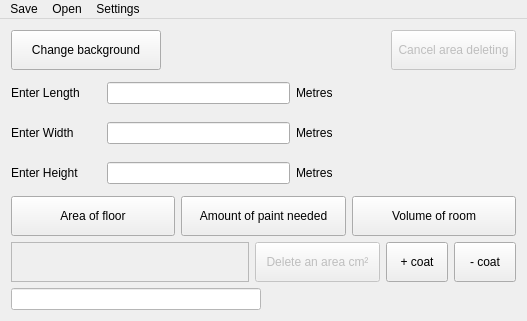
<?xml version="1.0" encoding="UTF-8"?>
<ui version="4.0">
 <class>RoomDimensionsGUI</class>
 <widget class="QMainWindow" name="RoomDimensionsGUI">
  <property name="enabled">
   <bool>true</bool>
  </property>
  <property name="geometry">
   <rect>
    <x>0</x>
    <y>0</y>
    <width>527</width>
    <height>321</height>
   </rect>
  </property>
  <property name="sizePolicy">
   <sizepolicy hsizetype="Preferred" vsizetype="Preferred">
    <horstretch>0</horstretch>
    <verstretch>0</verstretch>
   </sizepolicy>
  </property>
  <property name="minimumSize">
   <size>
    <width>470</width>
    <height>0</height>
   </size>
  </property>
  <property name="maximumSize">
   <size>
    <width>16777215</width>
    <height>16777215</height>
   </size>
  </property>
  <property name="windowTitle">
   <string>Room Calculator</string>
  </property>
  <property name="windowIcon">
   <iconset>
    <normaloff>../../Desktop/RoomDimensions/softwareChallengeICON.ico</normaloff>../../Desktop/RoomDimensions/softwareChallengeICON.ico</iconset>
  </property>
  <property name="autoFillBackground">
   <bool>true</bool>
  </property>
  <property name="styleSheet">
   <string notr="true"/>
  </property>
  <property name="tabShape">
   <enum>QTabWidget::Rounded</enum>
  </property>
  <widget class="QWidget" name="centralWidget">
   <layout class="QVBoxLayout" name="verticalLayout">
    <item>
     <layout class="QHBoxLayout" name="horizontalLayout_6">
      <item>
       <widget class="QPushButton" name="pushButton_background_colour">
        <property name="minimumSize">
         <size>
          <width>150</width>
          <height>40</height>
         </size>
        </property>
        <property name="text">
         <string>Change background</string>
        </property>
       </widget>
      </item>
      <item>
       <spacer name="horizontalSpacer_4">
        <property name="orientation">
         <enum>Qt::Horizontal</enum>
        </property>
        <property name="sizeHint" stdset="0">
         <size>
          <width>40</width>
          <height>20</height>
         </size>
        </property>
       </spacer>
      </item>
      <item>
       <widget class="QPushButton" name="pushButton_cancel_delete">
        <property name="enabled">
         <bool>false</bool>
        </property>
        <property name="minimumSize">
         <size>
          <width>125</width>
          <height>40</height>
         </size>
        </property>
        <property name="text">
         <string>Cancel area deleting</string>
        </property>
       </widget>
      </item>
     </layout>
    </item>
    <item>
     <layout class="QHBoxLayout" name="horizontalLayout_2">
      <item>
       <widget class="QLabel" name="label_Enter_length">
        <property name="minimumSize">
         <size>
          <width>90</width>
          <height>0</height>
         </size>
        </property>
        <property name="styleSheet">
         <string notr="true">font: 11pt &quot;Arial&quot;;

</string>
        </property>
        <property name="text">
         <string>Enter Length</string>
        </property>
       </widget>
      </item>
      <item>
       <widget class="QLineEdit" name="line_Edit_Length">
        <property name="autoFillBackground">
         <bool>false</bool>
        </property>
        <property name="styleSheet">
         <string notr="true"/>
        </property>
        <property name="inputMethodHints">
         <set>Qt::ImhDigitsOnly</set>
        </property>
        <property name="maxLength">
         <number>10</number>
        </property>
        <property name="echoMode">
         <enum>QLineEdit::Normal</enum>
        </property>
       </widget>
      </item>
      <item>
       <widget class="QLabel" name="label_Metres">
        <property name="text">
         <string>Metres</string>
        </property>
       </widget>
      </item>
      <item>
       <spacer name="horizontalSpacer">
        <property name="orientation">
         <enum>Qt::Horizontal</enum>
        </property>
        <property name="sizeHint" stdset="0">
         <size>
          <width>40</width>
          <height>20</height>
         </size>
        </property>
       </spacer>
      </item>
     </layout>
    </item>
    <item>
     <layout class="QHBoxLayout" name="horizontalLayout_3">
      <item>
       <widget class="QLabel" name="label_Enter_Width">
        <property name="minimumSize">
         <size>
          <width>90</width>
          <height>0</height>
         </size>
        </property>
        <property name="styleSheet">
         <string notr="true">font: 11pt &quot;Arial&quot;;</string>
        </property>
        <property name="text">
         <string>Enter Width</string>
        </property>
       </widget>
      </item>
      <item>
       <widget class="QLineEdit" name="line_Edit_Width">
        <property name="styleSheet">
         <string notr="true"/>
        </property>
        <property name="inputMethodHints">
         <set>Qt::ImhDigitsOnly</set>
        </property>
        <property name="maxLength">
         <number>10</number>
        </property>
       </widget>
      </item>
      <item>
       <widget class="QLabel" name="label_Metres2">
        <property name="text">
         <string>Metres</string>
        </property>
       </widget>
      </item>
      <item>
       <spacer name="horizontalSpacer_2">
        <property name="orientation">
         <enum>Qt::Horizontal</enum>
        </property>
        <property name="sizeHint" stdset="0">
         <size>
          <width>40</width>
          <height>20</height>
         </size>
        </property>
       </spacer>
      </item>
     </layout>
    </item>
    <item>
     <layout class="QHBoxLayout" name="horizontalLayout_4">
      <item>
       <widget class="QLabel" name="label_Enter_Depth">
        <property name="minimumSize">
         <size>
          <width>90</width>
          <height>0</height>
         </size>
        </property>
        <property name="styleSheet">
         <string notr="true">font: 11pt &quot;Arial&quot;;</string>
        </property>
        <property name="text">
         <string>Enter Height</string>
        </property>
       </widget>
      </item>
      <item>
       <widget class="QLineEdit" name="line_Edit_Depth">
        <property name="styleSheet">
         <string notr="true"/>
        </property>
        <property name="inputMethodHints">
         <set>Qt::ImhDigitsOnly</set>
        </property>
        <property name="maxLength">
         <number>10</number>
        </property>
       </widget>
      </item>
      <item>
       <widget class="QLabel" name="label_Metres3">
        <property name="text">
         <string>Metres</string>
        </property>
       </widget>
      </item>
      <item>
       <spacer name="horizontalSpacer_3">
        <property name="orientation">
         <enum>Qt::Horizontal</enum>
        </property>
        <property name="sizeHint" stdset="0">
         <size>
          <width>40</width>
          <height>20</height>
         </size>
        </property>
       </spacer>
      </item>
     </layout>
    </item>
    <item>
     <layout class="QHBoxLayout" name="horizontalLayout">
      <item>
       <widget class="QPushButton" name="pushButton_area">
        <property name="minimumSize">
         <size>
          <width>125</width>
          <height>40</height>
         </size>
        </property>
        <property name="text">
         <string>Area of floor</string>
        </property>
       </widget>
      </item>
      <item>
       <widget class="QPushButton" name="pushButton_paint">
        <property name="minimumSize">
         <size>
          <width>125</width>
          <height>40</height>
         </size>
        </property>
        <property name="text">
         <string>Amount of paint needed</string>
        </property>
       </widget>
      </item>
      <item>
       <widget class="QPushButton" name="pushButton_volume">
        <property name="minimumSize">
         <size>
          <width>125</width>
          <height>40</height>
         </size>
        </property>
        <property name="text">
         <string>Volume of room</string>
        </property>
       </widget>
      </item>
     </layout>
    </item>
    <item>
     <layout class="QHBoxLayout" name="horizontalLayout_7">
      <property name="sizeConstraint">
       <enum>QLayout::SetDefaultConstraint</enum>
      </property>
      <item>
       <widget class="QTextEdit" name="lineEdit_warning">
        <property name="enabled">
         <bool>false</bool>
        </property>
        <property name="sizePolicy">
         <sizepolicy hsizetype="Expanding" vsizetype="Fixed">
          <horstretch>0</horstretch>
          <verstretch>0</verstretch>
         </sizepolicy>
        </property>
        <property name="minimumSize">
         <size>
          <width>0</width>
          <height>40</height>
         </size>
        </property>
        <property name="maximumSize">
         <size>
          <width>16777215</width>
          <height>40</height>
         </size>
        </property>
        <property name="readOnly">
         <bool>true</bool>
        </property>
       </widget>
      </item>
      <item>
       <widget class="QPushButton" name="pushButton_delete_area">
        <property name="enabled">
         <bool>false</bool>
        </property>
        <property name="minimumSize">
         <size>
          <width>125</width>
          <height>40</height>
         </size>
        </property>
        <property name="text">
         <string>Delete an area cm²</string>
        </property>
       </widget>
      </item>
      <item>
       <widget class="QPushButton" name="pushButton_coat_paint">
        <property name="enabled">
         <bool>true</bool>
        </property>
        <property name="minimumSize">
         <size>
          <width>50</width>
          <height>40</height>
         </size>
        </property>
        <property name="text">
         <string>+ coat</string>
        </property>
       </widget>
      </item>
      <item>
       <widget class="QPushButton" name="pushButton_delete_coat_paint">
        <property name="enabled">
         <bool>true</bool>
        </property>
        <property name="sizePolicy">
         <sizepolicy hsizetype="Minimum" vsizetype="Fixed">
          <horstretch>0</horstretch>
          <verstretch>0</verstretch>
         </sizepolicy>
        </property>
        <property name="minimumSize">
         <size>
          <width>50</width>
          <height>40</height>
         </size>
        </property>
        <property name="text">
         <string>- coat</string>
        </property>
       </widget>
      </item>
     </layout>
    </item>
    <item>
     <layout class="QHBoxLayout" name="horizontalLayout_5">
      <item>
       <widget class="QLineEdit" name="lineEdit_Outcome">
        <property name="enabled">
         <bool>true</bool>
        </property>
        <property name="sizePolicy">
         <sizepolicy hsizetype="Minimum" vsizetype="Fixed">
          <horstretch>0</horstretch>
          <verstretch>0</verstretch>
         </sizepolicy>
        </property>
        <property name="styleSheet">
         <string notr="true">background-color: rgb(255, 255, 255);</string>
        </property>
        <property name="readOnly">
         <bool>true</bool>
        </property>
       </widget>
      </item>
      <item>
       <widget class="QLabel" name="label_Units">
        <property name="sizePolicy">
         <sizepolicy hsizetype="Minimum" vsizetype="Maximum">
          <horstretch>0</horstretch>
          <verstretch>0</verstretch>
         </sizepolicy>
        </property>
        <property name="minimumSize">
         <size>
          <width>20</width>
          <height>0</height>
         </size>
        </property>
        <property name="text">
         <string/>
        </property>
       </widget>
      </item>
     </layout>
    </item>
   </layout>
  </widget>
  <widget class="QMenuBar" name="menuBar">
   <property name="geometry">
    <rect>
     <x>0</x>
     <y>0</y>
     <width>527</width>
     <height>21</height>
    </rect>
   </property>
   <widget class="QMenu" name="menuSave">
    <property name="title">
     <string>Save</string>
    </property>
   </widget>
   <widget class="QMenu" name="menuOpen">
    <property name="title">
     <string>Open</string>
    </property>
   </widget>
   <widget class="QMenu" name="menuSettings">
    <property name="title">
     <string>Settings</string>
    </property>
   </widget>
   <addaction name="menuSave"/>
   <addaction name="menuOpen"/>
   <addaction name="menuSettings"/>
  </widget>
  <action name="actionRdgrdgrd">
   <property name="text">
    <string>rdgrdgrd</string>
   </property>
  </action>
 </widget>
 <layoutdefault spacing="6" margin="11"/>
 <resources/>
 <connections/>
 <slots>
  <signal>buttonVolumeClicked(QString)</signal>
  <signal>buttonAreaUnits()</signal>
  <signal>buttonPaintClicked(QString)</signal>
  <signal>backgroundColourChanged()</signal>
  <signal>buttonAreaClicked(QString)</signal>
  <signal>buttonDeleteActivated()</signal>
 </slots>
</ui>
